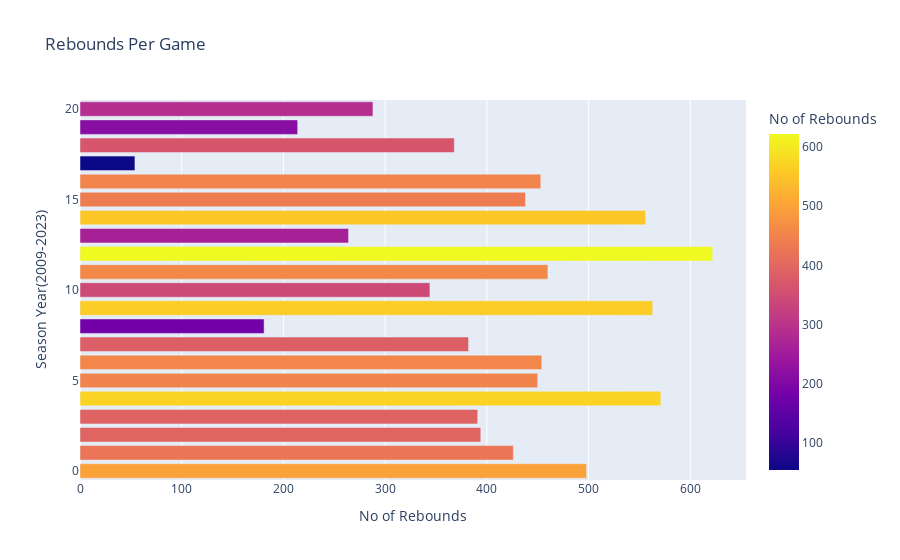

Notebook code cell kept with this figure:
### Code cell
fig = px.bar(career_df,x='REB',color='REB',title='Rebounds Per Game',
            labels={
                "REB": "No of Rebounds",
                "index":"Season Year(2009-2023)"
            })
fig.show()

### Figure 1 — Plotly figure (JSON) as saved in the notebook; plotly's stock layout.template omitted (floating-point values rounded to 4 significant figures)
{"data": [{"alignmentgroup": "True", "hovertemplate": "No of Rebounds=%{marker.color}<br>Season Year(2009-2023)=%{y}<extra></extra>", "legendgroup": "", "marker": {"color": [498, 426, 394, 391, 571, 450, 454, 382, 181, 563, 344, 460, 622, 264, 556, 438, 453, 54, 368, 214, 288], "coloraxis": "coloraxis", "pattern": {"shape": ""}}, "name": "", "offsetgroup": "", "orientation": "h", "showlegend": false, "textposition": "auto", "type": "bar", "x": [498, 426, 394, 391, 571, 450, 454, 382, 181, 563, 344, 460, 622, 264, 556, 438, 453, 54, 368, 214, 288], "xaxis": "x", "y": [0, 1, 2, 3, 4, 5, 6, 7, 8, 9, 10, 11, 12, 13, 14, 15, 16, 17, 18, 19, 20], "yaxis": "y"}], "layout": {"barmode": "relative", "coloraxis": {"colorbar": {"title": {"text": "No of Rebounds"}}, "colorscale": [[0, "#0d0887"], [0.1111, "#46039f"], [0.2222, "#7201a8"], [0.3333, "#9c179e"], [0.4444, "#bd3786"], [0.5556, "#d8576b"], [0.6667, "#ed7953"], [0.7778, "#fb9f3a"], [0.8889, "#fdca26"], [1, "#f0f921"]]}, "legend": {"tracegroupgap": 0}, "title": {"text": "Rebounds Per Game"}, "xaxis": {"anchor": "y", "domain": [0, 1], "title": {"text": "No of Rebounds"}}, "yaxis": {"anchor": "x", "domain": [0, 1], "title": {"text": "Season Year(2009-2023)"}}}}
